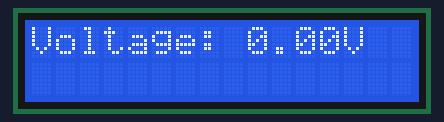
A sketch run on a simulated Arduino Mega 2560, built with avr-gcc and run on an emulated ATmega2560. Shown: 16×2 character LCD.

Above: at 0.1 s.
At 0.6 s:
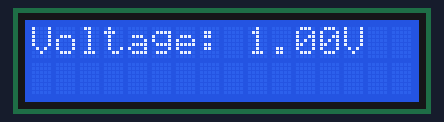
At 1.1 s:
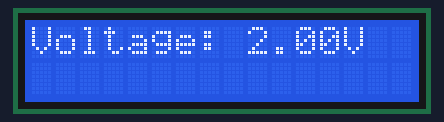
At 1.6 s:
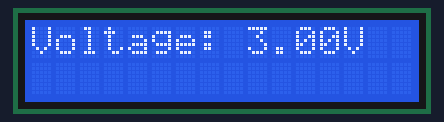
At 2.1 s:
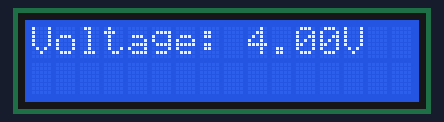

Measured:
- by itself, everything shown: repeats every 2.5 s, in 5 steps
- what the display in image 1 shows lasts 0.5 s, from 0.6 s to 1.1 s

The sketch:

LCD_HelloWorld_Test.ino
```cpp
#include <LiquidCrystal.h> // includes the LiquidCrystal Library
LiquidCrystal lcd(22, 23, 24, 25, 26, 27); // Creates an LCD object. Parameters: (rs, enable, d4, d5, d6, d7)

String voltage = "Voltage: ";
int arr[5] = {0,1,2,3,4};


void setup() {
 lcd.begin(16,2); // Initializes the interface to the LCD screen, and specifies the dimensions (width and height) of the display }
   lcd.print(voltage); // Prints "Arduino" on the LCD
}


void loop() {

 //delay(3000); // 3 seconds delay


 for(float i = 0; i < 5; i++)
 {
   //lcd.setCursor(voltage.length(),0); // Sets the location at which subsequent text written to the LCD will be displayed
    lcd.setCursor(voltage.length(), 0);
   lcd.print(String(i));
   lcd.print("V");
   delay(500);


 }

}
```
